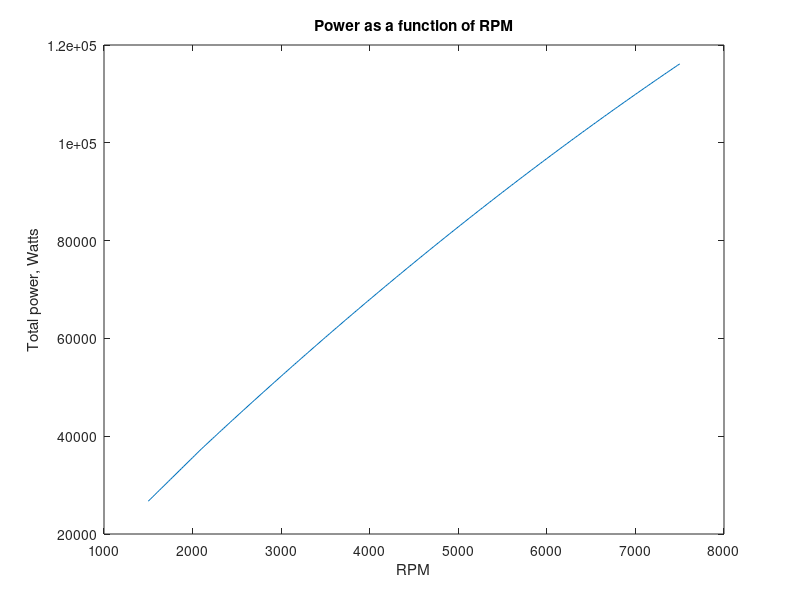
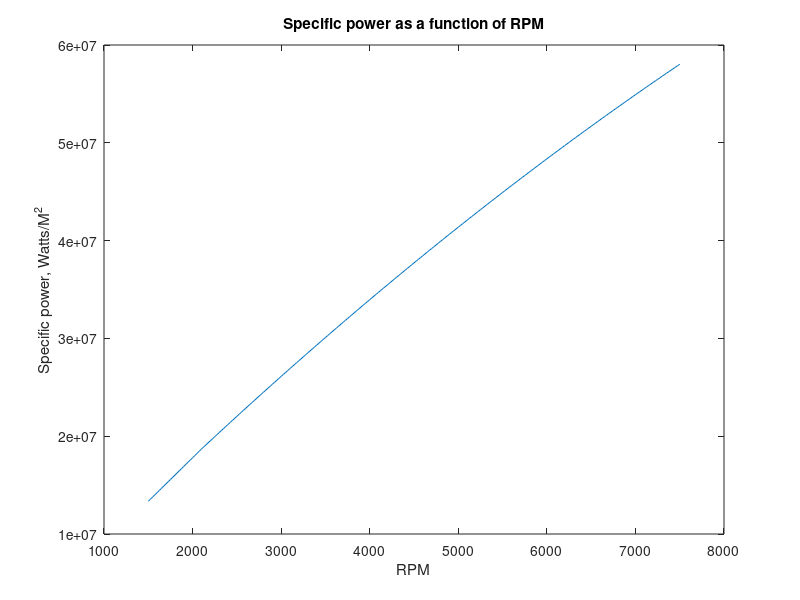
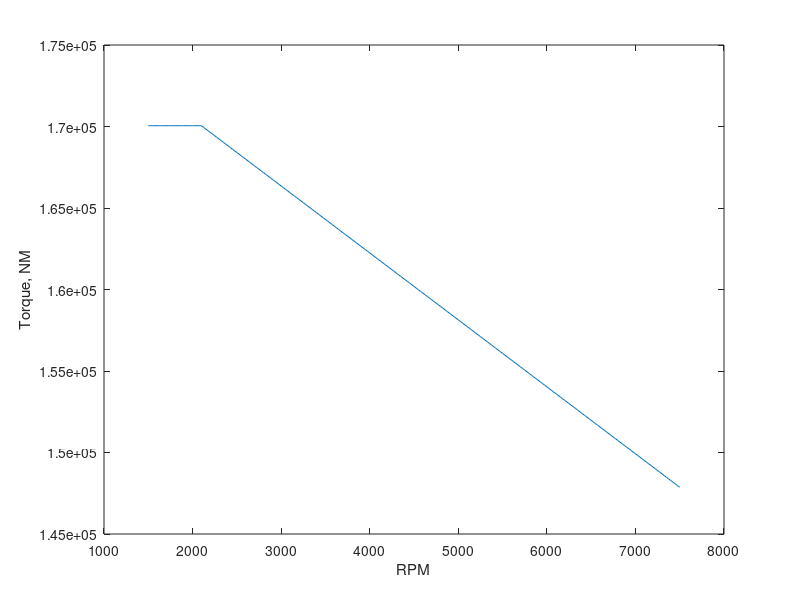
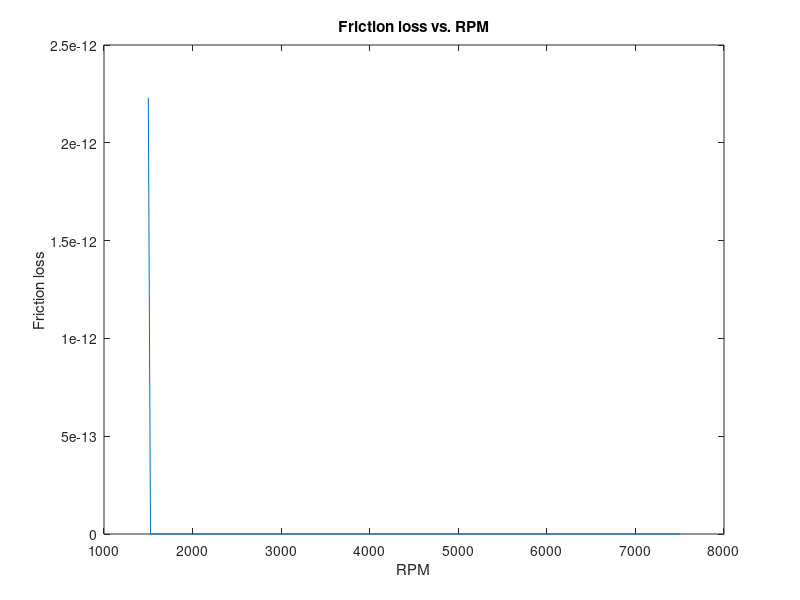

Write MATLAB code to recreate these figures, in order.
%%
clear all
close all
i = 1; 

rc = 10;
    
% Initial Conditions
p(1) = 101325;%pa
T(1) = 294; %k
gamma = 1.4;
R = 287; %j/kg*K, gas constant
Cp = R*gamma/(gamma-1); %J/kg*K
Cv = Cp-R;

%Engine Parameters
Qlhv = 42.7e6; %j/kg
f = 14.7; % air to fuel ratio
C = 6; % number of cylinders

% State 1, 
rho(1) = p(1)/(R*T(1)); %from ideal gas law

% State 2, path 2-3: isentropic compression
rho(2) = rho(1) * rc;
p(2) = p(1)* (rho(2)/rho(1))^gamma;
T(2) = p(2)/(rho(2)* R);

% State 3, path 2-3: constant volume heat addition

% combustive efficiency, from Heywood p 82
if f <= 14.7
    nc = 0.95;
end

T(3) = T(2) + nc*Qlhv/(Cp* f); 
rho(3) = rho(2);
p(3) = rho(3) * R* T(3);

% State 4
rho(4) = rho(1);
p(4) = p(3)* (rho(4)/rho(3))^ (gamma); %this is an estimate, could use refprop to find actual
T(4) = p(4)/(rho(4) * R);
j = 1;
D = .0015; %Total Displacement, m^3
% Work

Ws = Cv*((T(3)-T(2)) - (T(4)-T(1))); %Specific work per cylinder, J/kg
Ma = (D/C)*(rc/(rc-1)) * rho(1); %Mass of Air in each cylinder, kg
Wc = Ws*Ma; %Work per Cylinder, J
Wt = Wc * C; %total work, J
nv = Ma*C/(rho(1)*D);


RPM = 5000;
D_cc = 1500;

Mf = Ma/f;
Qin = Mf * Qlhv;
S = 2000; %cM/sec
N = RPM/60; %rev/sec
stroke = S/(2 * N); %cM
displacement = D_cc/6;
bore = sqrt(4 * displacement /(pi*stroke));


stroke = .0641;
bore = 1.1* stroke; 

Vd = ((pi*bore^2*stroke)/4); %meter cubes
V1  = Vd/(1-(1/rc));
Q = Qin /(p(1)*V1);

%Power
N = 5000; % RPM, Max
i = 1
%% Mechanical eff

stroke = stroke / 100;
RPM = [2100 9000];
mech_eff = [ .9 .75];
%maximum rpm
Nmax = 7000;

%mechanical efficiency assuming linear variation between Nmax and N = 2100
%rpm
nm = 0.9 + (0.75-0.9)/(Nmax-2100)*(N-2100);


stroke = stroke / 100;
for N = 1500:25:7500
    c = 6; % number of cylinders

   
    Ubar = 2*(stroke) * N/60;

    A = pi * bore * stroke/100;

    m = .17; % mm
    m = .07/1000; %m
    stroke = stroke / 100
    RPM = [2100 9000]
    mech_eff = [ .9 .75]

    %u = (8.34* 10^-5) * e^(1474/(temp - 368)
    u = 1.44E-4;
    %https://wiki.anton-paar.com/en/engine-oil/
    u = .0119;

    t = u * (Ubar / m);
    f = A * t;

    Pf(i) = 1.5 * c * Ubar * f
    

    if N<= 2100
        mechanical_eff = .9
    else
        mechanical_eff = interp1(RPM, mech_eff, N, 'linear')
    end
    Power(i) = Wt * N/120;
    P_rate(i) = .8 * Power(i); 
    P_specific(i) = mechanical_eff* Ws * N/120;
    P_cylinder(i) = P_specific(i) * Ma;
    P_total(i) = P_cylinder(i) * C;
    imep(i) = P_total(i)/1000*2*10^3/(D*1000*(N/60));
    bmep(i) = mechanical_eff*imep(i);
    %p_real(i) = ((P_total(i) - Pf(i))/(P_total(i))) * P_total(i)
    
    P_hp(i) = P_total(i)/745.699872;
    % SFC
    SFC(i) = (C * Ma/f)/(Wt); %kg/kj
    SFC_Converted(i) = SFC(i) * 3.6e9; %g/Kw-hr
    Torque(i) = 9548.8 * P_total(i)/N;
    
    i = i + 1;
end

figure 
plot(1500:25:7500, P_total);
xlabel('RPM')
ylabel('Total power, Watts')
title('Power as a function of RPM')

figure 
plot(1500: 25:7500, P_specific);
xlabel('RPM')
ylabel('Specific power, Watts/M^2')
title('Specific power as a function of RPM')


figure 
plot(1500: 25:7500, Torque);
xlabel('RPM')
ylabel('Torque, NM')

figure 
plot(1500: 25:7500, Pf);
xlabel('RPM')
ylabel('Friction loss')
title('Friction loss vs. RPM')
%S(1, i)= refpropm('S','D',rho(1,i), 'P',p(1, i)/1e3, 'air.ppf');
%S(2, i)= refpropm('S','D',rho(2, i), 'P',p(2, i)/1e3, 'air.ppf');
%S(3, i)= refpropm('S','D',rho(3, i), 'P',p(3, i)/1e3, 'air.ppf');
%S(4, i)= refpropm('S','D',rho(4, i), 'P',p(4, i)/1e3, 'air.ppf');

figure
plot(1500:25:7500, bmep)
xlabel('RPM')
ylabel('bmep (kPa)')
title('bmep vs RPM')

%plot(P_hp(i,:),.0015 : .000050 : .0018 )
otto_eff = 1-(1/rc^(gamma-1));
o_eff = 1-(T(4)-T(1))./(T(3)-T(2));
 
%st = strcat('Displacement =  ' , num2str(.00150 + .00005*(i-1)), ' cc')
%ht = text(SFC_Converted(1, i ),9.3, st);
%set(ht, 'Rotation', 85)  
